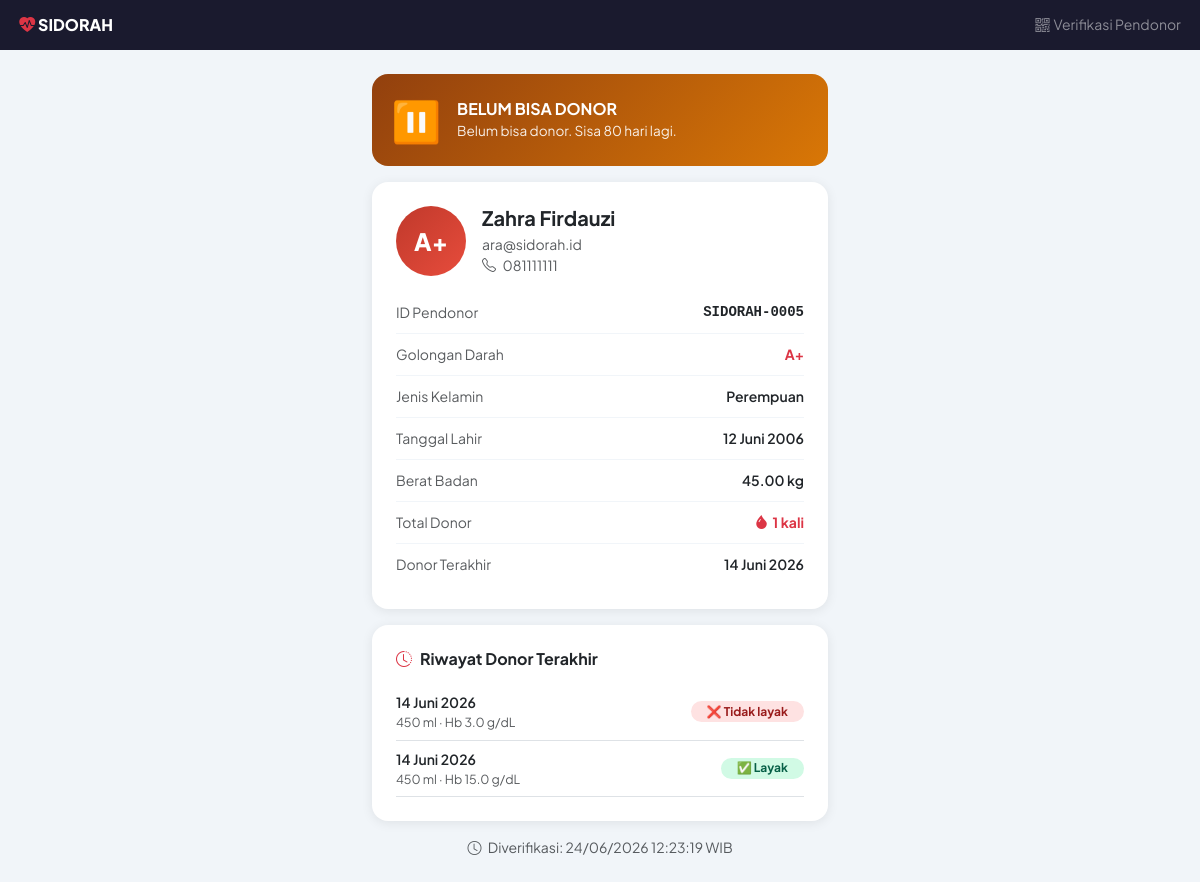
/verifikasi_pendonor.php?id=5, run on the app's committed database.
### tables this page shows
CREATE TABLE `pendonor` (
  `id_pendonor` int(11) NOT NULL,
  `id_pengguna` int(11) DEFAULT NULL,
  `nik` varchar(16) DEFAULT NULL COMMENT 'Nomor Induk Kependudukan',
  `rfid_uid` varchar(50) DEFAULT NULL COMMENT 'UID kartu RFID pendonor',
  `tanggal_lahir` date DEFAULT NULL,
  `tempat_lahir` varchar(100) DEFAULT NULL,
  `jenis_kelamin` enum('L','P') DEFAULT NULL,
  `pekerjaan` varchar(100) DEFAULT NULL,
  `golongan_darah` enum('A','B','AB','O') DEFAULT NULL,
  `rhesus` enum('Positif','Negatif') DEFAULT NULL,
  `alamat` text DEFAULT NULL,
  `berat_badan` decimal(5,2) DEFAULT NULL,
  `riwayat_penyakit` text DEFAULT NULL,
  `status_aktif` tinyint(1) DEFAULT NULL,
  `total_donor` int(11) DEFAULT 0,
  `donor_terakhir` date DEFAULT NULL
);

CREATE TABLE `users` (
  `id_pengguna` int(11) NOT NULL,
  `nama_lengkap` varchar(100) DEFAULT NULL,
  `email` varchar(100) NOT NULL,
  `password` varchar(255) NOT NULL,
  `no_telepon` varchar(15) DEFAULT NULL,
  `role` enum('super_admin','admin','pendonor','petugas_medis','manajemen') DEFAULT NULL,
  `status_akun` enum('aktif','nonaktif','terkunci') DEFAULT 'aktif',
  `created_at` timestamp NOT NULL DEFAULT current_timestamp(),
  `updated_at` timestamp NOT NULL DEFAULT current_timestamp() ON UPDATE current_timestamp(),
  `last_login` timestamp NULL DEFAULT NULL
);

CREATE TABLE `riwayat_donor` (
  `id_riwayat` int(11) NOT NULL,
  `id_pendaftaran` int(11) DEFAULT NULL,
  `id_pendonor` int(11) DEFAULT NULL,
  `tanggal_donor` date DEFAULT NULL,
  `volume_darah_ml` int(11) DEFAULT 450,
  `hasil_pemeriksaan` enum('layak','tidak_layak','ditunda') DEFAULT NULL,
  `tekanan_darah` varchar(20) DEFAULT NULL,
  `hemoglobin` decimal(4,1) DEFAULT NULL,
  `catatan_medis` text DEFAULT NULL,
  `id_petugas_medis` int(11) DEFAULT NULL
);

### koneksi.php (called while the page is built, shortened)
<?php
function tanggal_indo($tgl) {
    $b=['01'=>'Januari','02'=>'Februari','03'=>'Maret','04'=>'April','05'=>'Mei','06'=>'Juni',
        '07'=>'Juli','08'=>'Agustus','09'=>'September','10'=>'Oktober','11'=>'November','12'=>'Desember'];
    $t=explode('-',$tgl);
    return (int)$t[2].' '.($b[$t[1]]??'').' '.$t[0];
}
?>

### verifikasi_pendonor.php (the view, shortened to what this page needs)
<?php
require_once 'koneksi.php';
$id = (int)($_GET['id'] ?? 0);
$pendonor = null;
$riwayat  = [];
$error    = '';
if ($id <= 0) {
    $error = 'QR Code tidak valid.';
} else {
    $pendonor = $koneksi->query("
        SELECT p.*, u.nama_lengkap, u.email, u.no_telepon, u.status_akun
        FROM pendonor p
        JOIN users u ON p.id_pengguna = u.id_pengguna
        WHERE p.id_pendonor = $id AND p.status_aktif = 1
    ")->fetch_assoc();
    if (!$pendonor) {
        $error = 'Pendonor tidak ditemukan atau tidak aktif.';
    } else {
        $riwayat = $koneksi->query("
            SELECT tanggal_donor, hasil_pemeriksaan, hemoglobin, volume_darah_ml
            FROM riwayat_donor
            WHERE id_pendonor = $id
            ORDER BY tanggal_donor DESC
            LIMIT 3
        ")->fetch_all(MYSQLI_ASSOC);
    }
}
function tanggal_indo_v($tgl) { return tanggal_indo($tgl); }
$boleh_donor  = true;
$pesan_status = '';
if ($pendonor) {
    if ($pendonor['donor_terakhir']) {
        $diff      = (new DateTime())->diff(new DateTime($pendonor['donor_terakhir']));
        $hari_lalu = $diff->days;
        if ($hari_lalu < 90) {
            $boleh_donor  = false;
            $sisa         = 90 - $hari_lalu;
            $pesan_status = "Belum bisa donor. Sisa $sisa hari lagi.";
        } else {
            $pesan_status = "Sudah boleh donor kembali (jeda {$hari_lalu} hari).";
        }
    } else {
        $pesan_status = "Belum pernah donor sebelumnya.";
    }
}
$sym = $pendonor ? ($pendonor['rhesus']==='Positif'?'+':'-') : '';
?>
<!DOCTYPE html>
<html lang="id">
<head>
    <link href="https://cdn.jsdelivr.net/npm/bootstrap@5.3.3/dist/css/bootstrap.min.css" rel="stylesheet">
    <link href="https://cdn.jsdelivr.net/npm/bootstrap-icons@1.11.3/font/bootstrap-icons.min.css" rel="stylesheet">
</head>
<body>
<div class="topbar">
    <a href="login.php" class="brand">
        <i class="bi bi-heart-pulse-fill"></i> SIDORAH
    </a>
    <span class="ms-auto text-white-50 small">
        <i class="bi bi-qr-code me-1"></i>Verifikasi Pendonor
    </span>
</div>
<div class="container py-4" style="max-width: 480px;">
    <?php if ($error): ?>
    <div class="card-custom bg-white p-4 text-center">
        <div style="font-size: 3rem; margin-bottom: 1rem;">❌</div>
        <h5 class="fw-bold text-danger"><?= $error ?></h5>
        <p class="text-muted small">QR Code mungkin rusak atau pendonor tidak terdaftar.</p>
        <a href="login.php" class="btn btn-danger mt-2">Kembali ke Login</a>
    </div>
    <?php else: ?>
    <div class="<?= $boleh_donor ? 'status-boleh' : 'status-belum' ?> mb-3">
        <div class="d-flex align-items-center gap-3">
            <div style="font-size: 2.5rem;">
                <?= $boleh_donor ? '✅' : '⏸️' ?>
            </div>
            <div>
                <div class="fw-bold fs-6">
                    <?= $boleh_donor ? 'BOLEH DONOR' : 'BELUM BISA DONOR' ?>
                </div>
                <div style="font-size: 0.85rem; opacity: 0.9">
                    <?= $pesan_status ?>
                </div>
            </div>
        </div>
    </div>
    <div class="card-custom bg-white p-4 mb-3">
        <div class="d-flex align-items-center gap-3 mb-3">
            <div class="goldar-badge">
                <?= $pendonor['golongan_darah'].$sym ?>
            </div>
            <div>
                <h5 class="fw-bold mb-1"><?= htmlspecialchars($pendonor['nama_lengkap']) ?></h5>
                <div class="text-muted small"><?= htmlspecialchars($pendonor['email']) ?></div>
                <div class="text-muted small">
                    <i class="bi bi-telephone me-1"></i>
                    <?= htmlspecialchars($pendonor['no_telepon'] ?: '-') ?>
                </div>
            </div>
        </div>
        <div class="info-row">
            <span class="text-muted">ID Pendonor</span>
            <span class="fw-semibold font-monospace">SIDORAH-<?= str_pad($id, 4, '0', STR_PAD_LEFT) ?></span>
        </div>
        <div class="info-row">
            <span class="text-muted">Golongan Darah</span>
            <span class="fw-bold text-danger"><?= $pendonor['golongan_darah'].$sym ?></span>
        </div>
        <div class="info-row">
            <span class="text-muted">Jenis Kelamin</span>
            <span class="fw-semibold">
                <?= $pendonor['jenis_kelamin'] === 'L' ? 'Laki-laki' : 'Perempuan' ?>
            </span>
        </div>
        <?php if ($pendonor['tanggal_lahir']): ?>
        <div class="info-row">
            <span class="text-muted">Tanggal Lahir</span>
            <span class="fw-semibold"><?= tanggal_indo_v($pendonor['tanggal_lahir']) ?></span>
        </div>
        <?php endif; ?>
        <?php if ($pendonor['berat_badan']): ?>
        <div class="info-row">
            <span class="text-muted">Berat Badan</span>
            <span class="fw-semibold"><?= $pendonor['berat_badan'] ?> kg</span>
        </div>
        <?php endif; ?>
        <div class="info-row">
            <span class="text-muted">Total Donor</span>
            <span class="fw-bold text-danger">
                <i class="bi bi-droplet-fill me-1"></i><?= $pendonor['total_donor'] ?> kali
            </span>
        </div>
        <div class="info-row">
            <span class="text-muted">Donor Terakhir</span>
            <span class="fw-semibold">
                <?= $pendonor['donor_terakhir'] ? tanggal_indo_v($pendonor['donor_terakhir']) : 'Belum pernah' ?>
            </span>
        </div>
    </div>
    <?php if (!empty($riwayat)): ?>
    <div class="card-custom bg-white p-4 mb-3">
        <h6 class="fw-bold mb-3">
            <i class="bi bi-clock-history text-danger me-2"></i>Riwayat Donor Terakhir
        </h6>
        <?php foreach ($riwayat as $r):
            $hasil_class = 'badge-'.$r['hasil_pemeriksaan'];
            $hasil_icon  = match($r['hasil_pemeriksaan']) {
                'layak'=>'✅','tidak_layak'=>'❌','ditunda'=>'⏸️',default=>''
            };
        ?>
        <div class="d-flex justify-content-between align-items-center py-2 border-bottom">
            <div>
                <div class="fw-semibold small"><?= tanggal_indo_v($r['tanggal_donor']) ?></div>
                <div class="text-muted" style="font-size:0.78rem">
                    <?= $r['volume_darah_ml'] ?> ml
                    <?= $r['hemoglobin'] ? ' · Hb '.$r['hemoglobin'].' g/dL' : '' ?>
                </div>
            </div>
            <span class="badge <?= $hasil_class ?> rounded-pill px-3">
                <?= $hasil_icon ?> <?= ucfirst(str_replace('_',' ',$r['hasil_pemeriksaan'])) ?>
            </span>
        </div>
        <?php endforeach; ?>
    </div>
    <?php endif; ?>
    <div class="text-center text-muted small">
        <i class="bi bi-clock me-1"></i>
        Diverifikasi: <?= date('d/m/Y H:i:s') ?> WIB
    </div>
    <?php endif; ?>
</div>
</body>
</html>

### verifikasi_pendonor.php (style rules this page uses)
body { font-family: 'Plus Jakarta Sans', sans-serif; background: #f1f5f9; min-height: 100vh; }
.topbar { background: #1a1a2e; padding: 0.8rem 1.2rem; display: flex; align-items: center; gap: 8px; }
.topbar .brand { color: white; font-weight: 800; font-size: 1rem; text-decoration: none; }
.topbar .brand i { color: #dc3545; }
.status-belum { background: linear-gradient(135deg, #92400e, #d97706); color: white; border-radius: 16px; padding: 1rem 1.2rem; }
.goldar-badge { width: 70px; height: 70px; border-radius: 50%; background: linear-gradient(135deg, #c0392b, #e74c3c); display: flex; align-items: center; justify-content: center; font-size: 1.5rem; font-weight: 900; color: white; flex-shrink: 0; }
.info-row { display: flex; justify-content: space-between; align-items: center; padding: 10px 0; border-bottom: 1px solid #f1f5f9; font-size: 0.875rem; }
.info-row:last-child { border-bottom: none; }
.card-custom { border-radius: 16px; border: none; box-shadow: 0 2px 12px rgba(0,0,0,0.08); }
.badge-layak { background: #d1fae5; color: #065f46; }
.badge-tidak_layak { background: #fee2e2; color: #991b1b; }

### data on the page
pendonor: donor_terakhir "Belum bisa donor. Sisa 80 hari lagi.", golongan_darah "A", rhesus "+", id_pengguna.nama_lengkap "Zahra Firdauzi", id_pengguna.email "ara@sidorah.id", id_pengguna.no_telepon "081111111", tanggal_lahir "12 Juni 2006", berat_badan "45.00", total_donor "1", donor_terakhir "14 Juni 2026"
riwayat_donor: tanggal_donor "14 Juni 2026", volume_darah_ml "450", hemoglobin "3.0", hasil_pemeriksaan "❌", hasil_pemeriksaan "Tidak layak"
riwayat_donor: tanggal_donor "14 Juni 2026", volume_darah_ml "450", hemoglobin "15.0", hasil_pemeriksaan "✅", hasil_pemeriksaan "Layak"

### other printed values
str_pad($id, 4, '0', STR_PAD_LEFT) "0005"
